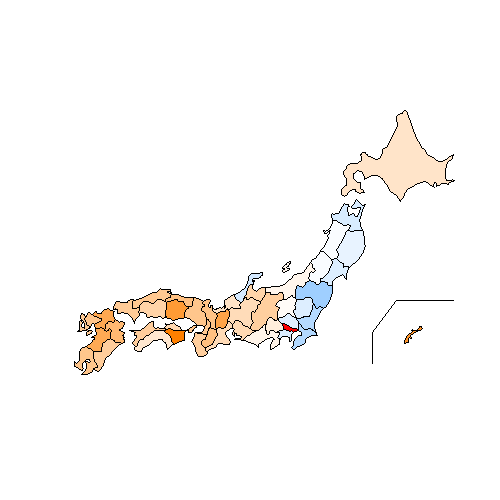

R code for this plot:
source("http://aoki2.si.gunma-u.ac.jp/R/src/map.R", encoding="euc-jp") # ここのmap.Rを使う

data <- read.csv("move.csv")

# 値が[0, 1]の範囲に収まるように変換 <- colorRamp()の引数が[0, 1]の範囲のため
# ただし、もとのデータの"1"が変換後に0.5になるようにして線形に変換 (∵増減のデータなので変化なしを中心にしたい)
# 最大値の方が1から離れていることが事前にわかっていたため変換には最大値を使用
max.move = max(data$Move)
min.move = min(data$Move)
scaled = (data$Move - 1)/(max.move - 1)*0.5 + 0.5
# scaled = (data$Move - min.move)/(max.move - min.move) # データの中心を気にせず正規化する場合はこちら

# 色を設定
# colorRamp()にはカラーマップの色をベクトルで与える
# colの引数は[0, 1]の実数値 or 実数値のベクトル, 戻り値は(r, g, b)のベクトル (引数をベクトル(|x|=n)で与えた場合は3 x nの行列). r, g, b ∈ [0, 255]
cols = colorRamp(c("#0080ff","white","#ff8000")) # 青-白-オレンジのカラーマップ
color0 = cols(scaled)/255 # あとで使うrgb()の引数は[0, 1]なので２５５で割って変換
color0[13,] = c(1, 0, 0) # 東京都（都道府県コード１３）のみ赤を指定

# 描画・保存
png("map_color.png", width = 500, height = 500) # 書き込み用ファイルを開く
map(data$No, color = rgb(color0)) # 描画
dev.off()
